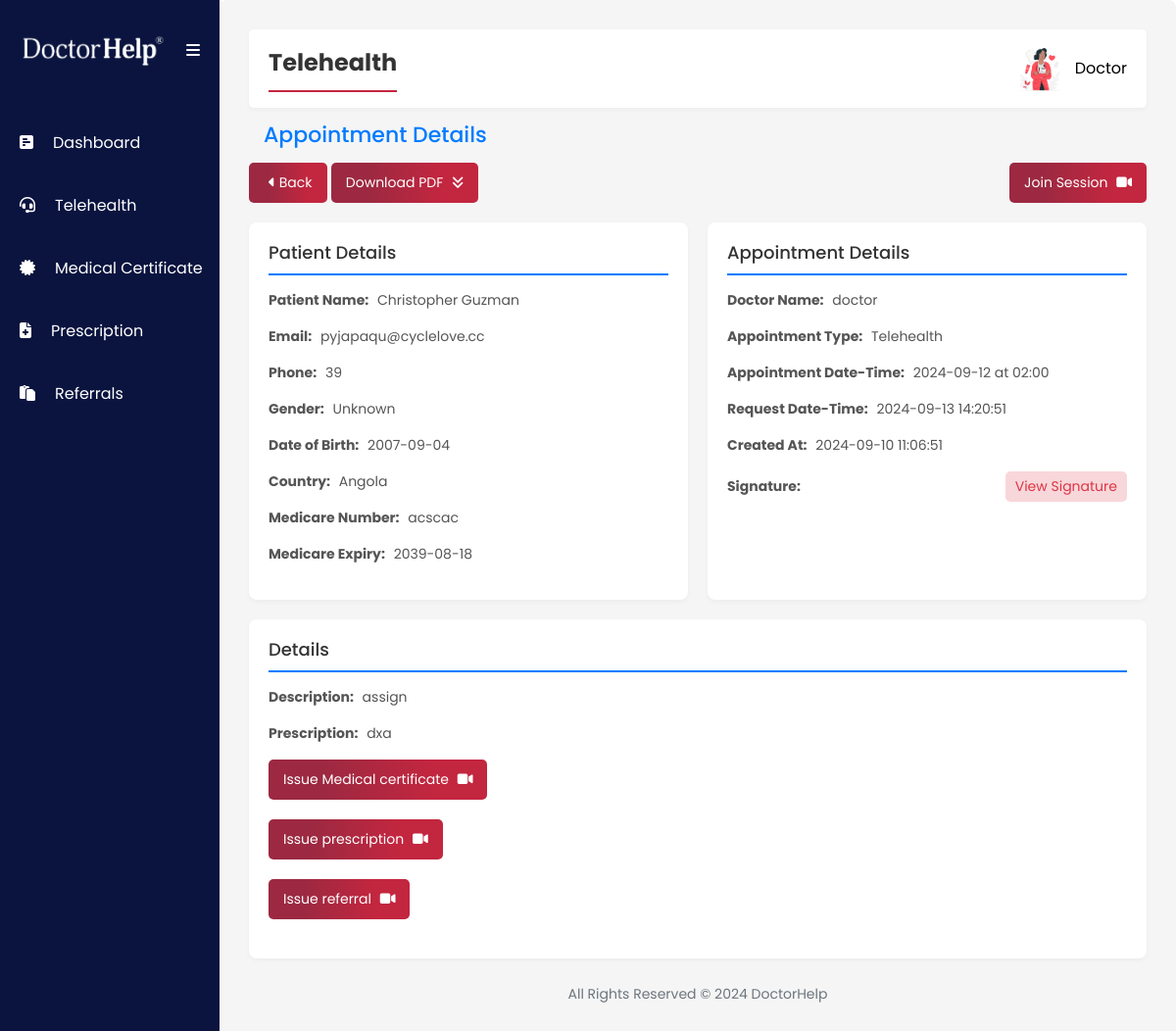
/doctor/telehealth_view.php?id=139 (signed in), run on the app's committed database.
### tables this page shows
CREATE TABLE `doctor` (
  `id` int(11) NOT NULL,
  `email` varchar(255) NOT NULL,
  `username` varchar(50) NOT NULL,
  `doctor_name` text NOT NULL,
  `password` varchar(50) NOT NULL,
  `hpassword` varchar(255) NOT NULL,
  `profile_picture` varchar(255) NOT NULL DEFAULT 'default.png',
  `signature` varchar(255) NOT NULL DEFAULT 'signature.png',
  `aphra` varchar(100) DEFAULT NULL
);

CREATE TABLE `appointments` (
  `id` int(11) NOT NULL,
  `patient_id` int(11) DEFAULT NULL,
  `doctor_id` int(11) DEFAULT NULL,
  `description` text NOT NULL,
  `status` enum('pending','approved','assigned','disapproved') DEFAULT 'pending',
  `video_link` varchar(255) DEFAULT NULL,
  `prescription` text DEFAULT NULL,
  `request_date_time` timestamp NOT NULL DEFAULT current_timestamp() ON UPDATE current_timestamp(),
  `created_date` datetime NOT NULL DEFAULT current_timestamp(),
  `signature` varchar(255) NOT NULL,
  `medicare_number` varchar(255) NOT NULL DEFAULT 'Not provided',
  `medicare_expiration_date` varchar(255) NOT NULL,
  `payment` text NOT NULL,
  `title` text NOT NULL,
  `name` text NOT NULL,
  `gender` text NOT NULL,
  `email` text NOT NULL,
  `phone` text NOT NULL,
  `dob` text NOT NULL,
  `address` text NOT NULL,
  `card_number` int(11) NOT NULL,
  `security_code` int(11) NOT NULL,
  `expiration_date` text NOT NULL,
  `country` text NOT NULL,
  `appointment_type` text NOT NULL,
  `appointment_day` varchar(255) NOT NULL,
  `appointment_time` varchar(255) NOT NULL,
  `created_date_2` date DEFAULT NULL,
  `notes` text NOT NULL,
  `referral_comment` text NOT NULL,
  `addressee_fname` text NOT NULL,
  `addressee_address` text NOT NULL,
  `addressee_phone` text NOT NULL,
  `provider_number` text NOT NULL,
  `tests_required` text NOT NULL,
  `clinic_notes` text NOT NULL,
  `city_code` varchar(60) DEFAULT NULL,
  `postcode` varchar(20) DEFAULT NULL,
  `state_code` varchar(20) DEFAULT NULL,
  `area_timeZone` varchar(60) DEFAULT NULL
);

### doctor/telehealth_view.php (the view, shortened to what this page needs)
<?php
include '../include/config.php';
$appointment_id = $_GET['id'] ?? null;
if ($appointment_id) {
    $query = "SELECT patient.username AS patient_username, patient.id AS patient_id, appointments.doctor_id AS doctor_id , doctor.username AS doctor_username, doctor.signature AS signature, patient.email, appointments.description, appointments.video_link, appointments.prescription, appointments.created_date, appointments.request_date_time, appointments.payment, appointments.name, appointments.email, appointments.phone, appointments.dob, appointments.card_number, appointments.security_code, appointments.country, appointments.gender, appointments.title, appointments.appointment_type, appointments.appointment_day, appointments.appointment_time, appointments.medicare_number, appointments.medicare_expiration_date
              FROM appointments
              LEFT JOIN patient ON appointments.patient_id = patient.id
              LEFT JOIN doctor ON appointments.doctor_id = doctor.id
              WHERE appointments.id = ?";
    $stmt = $conn->prepare($query);
    $stmt->bind_param("i", $appointment_id);
    $stmt->execute();
    $result = $stmt->get_result();
    $appointment = $result->fetch_assoc();
}
?>
<?php include("include/sidebar.php"); ?>
<div class="second-section">
    <section>
        <div class="navbar">
            <div class="page-title">
                <span>Telehealth</span>
            </div>
            <?php include("include/navbar.php"); ?>
        </div>
        <h2 class="page-header">Appointment Details</h2>
        <div class="action-buttons">
            <div>
                <a href="telehealth.php">
                    <i class="fa-solid fa-caret-left"></i> Back
                </a>
                <a href="../telehealth_pdf.php?id=<?php echo htmlspecialchars($appointment_id); ?>">
                    Download PDF <i class="fa-solid fa-angles-down"></i>
                </a>
            </div>
            <div>
                <a href="<?php echo htmlspecialchars($appointment['video_link']); ?>" target='_blank'>Join Session <i
                        class="fa-solid fa-video"></i></a>
            </div>
        </div>
        <div class="details-section">
            <div class="details-box">
                <h3>Patient Details</h3>
                <p><strong>Patient Name:</strong> <?php echo htmlspecialchars($appointment['name']); ?></p>
                <p><strong>Email:</strong> <?php echo htmlspecialchars($appointment['email']); ?></p>
                <p><strong>Phone:</strong> <?php echo htmlspecialchars($appointment['phone']); ?></p>
                <p><strong>Gender:</strong> <?php echo htmlspecialchars($appointment['gender']); ?></p>
                <p><strong>Date of Birth:</strong> <?php echo htmlspecialchars($appointment['dob']); ?></p>
                <p><strong>Country:</strong> <?php echo htmlspecialchars($appointment['country']); ?></p>
                <p><strong>Medicare Number:</strong> <?php echo htmlspecialchars($appointment['medicare_number']); ?>
                </p>
                <p><strong>Medicare Expiry:</strong>
                    <?php echo htmlspecialchars($appointment['medicare_expiration_date']); ?></p>
            </div>
            <div class="details-box">
                <h3>Appointment Details</h3>
                <p><strong>Doctor Name:</strong> <?php echo htmlspecialchars($appointment['doctor_username']); ?></p>
                <p><strong>Appointment Type:</strong> <?php echo htmlspecialchars($appointment['appointment_type']); ?>
                </p>
                <p><strong>Appointment Date-Time:</strong>
                    <?php echo htmlspecialchars($appointment['appointment_day']); ?>
                    at <?php echo htmlspecialchars($appointment['appointment_time']); ?></p>
                <p><strong>Request Date-Time:</strong>
                    <?php echo htmlspecialchars($appointment['request_date_time']); ?>
                </p>
                <p><strong>Created At:</strong> <?php echo htmlspecialchars($appointment['created_date']); ?></p>
                <p class="signature-container">
                    <strong>Signature:</strong>
                    <span class="signature-btn" onclick="openModal('signature')">View Signature</span>
                </p>
            </div>
            <div class="details-box">
                <h3>Details</h3>
                <p><strong>Description:</strong> <?php echo htmlspecialchars($appointment['description']); ?></p>
                <p><strong>Prescription:</strong> <?php echo htmlspecialchars($appointment['prescription']); ?></p>
                <div class="action-buttons">
                    <a href="../frontend/medical_certificate_request.php?id=<?php echo htmlspecialchars($appointment_id); ?>&doctor_id=<?php echo htmlspecialchars($appointment['doctor_id']) ?>&patient_id=<?php echo htmlspecialchars($appointment['patient_id']) ?>"
                        target='_blank'>Issue Medical certificate
                        <i class="fa-solid fa-video"></i></a>
                </div>
                <div class="action-buttons">
                    <a href="../frontend/prescription_request.php?id=<?php echo htmlspecialchars($appointment_id); ?>&doctor_id=<?php echo htmlspecialchars($appointment['doctor_id']) ?>&patient_id=<?php echo htmlspecialchars($appointment['patient_id']) ?>"
                        target='_blank'>Issue prescription
                        <i class="fa-solid fa-video"></i></a>
                </div>
                <div class="action-buttons">
                    <a href="../frontend/referral_request.php?id=<?php echo htmlspecialchars($appointment_id); ?>&doctor_id=<?php echo htmlspecialchars($appointment['doctor_id']) ?>&patient_id=<?php echo htmlspecialchars($appointment['patient_id']) ?>"
                        target='_blank'>Issue referral
                        <i class="fa-solid fa-video"></i></a>
                </div>
            </div>
        </div>
    </section>
    <?php include("include/footer.php"); ?>
</div>
</body>
</html>

### doctor/include/navbar.php (shortened to what this page needs)
<?php
include '../include/config.php';
$username = $_SESSION['username'];
$sql_query = "SELECT * FROM doctor WHERE username='$username'";
$query_result = $conn->query($sql_query);
if ($query_result->num_rows > 0) {
    $user = $query_result->fetch_assoc();
} else {
    echo "User not found.";
    exit();
}
?>
<div class="navbar-title">
    <span onclick="toggleDropdown()">
        <img src="assets/img/<?php
        echo $user['profile_picture'];
        ?>" alt="Profile Picture" class="navbar-img">
        <button class="navbar-profile"> <?php
        echo $username;
        ?> </button>
    </span>
</div>

### doctor/assets/styles.css (style rules this page uses)
:root { --skyblue-bg: #eff3f7; --white-color: #fff; --blue-text-icon: linear-gradient( 270deg, #c3263f 0%, #c3263f 25%, #9c2941 75% ); --sidebar-color: #0a143f; --hover-blue-text-icon: #c3263f; --sidebar-hover: #e0e3ff; --card-header: #e0e3ff; --body-color: #212529; --sidebar-font: #ffffff; --footer-text: #6c757d; --date-time: #0099fb; --date-time-bg: #ccebfe; --mehron: #cf2e2e; --shadow: 0 2px 5px rgba(0, 0, 0, 0.04); }
* { box-sizing: border-box; margin: 0; padding: 0; }
body { font-family: Poppins, Helvetica, sans-serif; overflow-x: hidden; }
.navbar { background-color: var(--white-color); color: var(--body-color); display: flex; justify-content: space-between; align-items: center; padding: 15px 20px; gap: 20px; width: -webkit-fill-available; box-shadow: var(--shadow); border-radius: 5px; }
.page-title { border-bottom: 2px solid var(--hover-blue-text-icon); justify-content: start; padding-bottom: 10px; }
.navbar-title { font-size: 1.5rem; }
.navbar-title span { display: flex; align-items: center; column-gap: 10px; font-size: 20px; cursor: pointer; }
.navbar-title span .navbar-profile { border: none; background-color: transparent; font-size: 16px; text-transform: capitalize; }
.navbar-img { width: 50px; }
::placeholder { color: #777777; text-transform: capitalize; }
.second-section { padding: 30px; width: 100%; background-color: #f5f5f5; border-radius: 8px; box-shadow: var(--shadow); display: flex; flex-direction: column; justify-content: space-between; }
.page-title span { font-size: 24px; font-weight: bold; color: #333; }
h2.page-header { margin: 15px; font-size: 22px; color: #007bff; }
.action-buttons { margin-bottom: 20px; display: flex; justify-content: space-between; }
.action-buttons a { background-image: var(--blue-text-icon) !important; padding: 10px 15px; border-radius: 5px; text-decoration: none; color: white; display: inline-block; font-size: 14px; }
.action-buttons i { margin-left: 5px; }
.details-section { display: flex; flex-wrap: wrap; gap: 20px; }
.details-box { background-color: #fff; padding: 20px; border-radius: 8px; box-shadow: var(--shadow); flex: 1 1 calc(33% - 20px); min-width: 300px; }
.details-box h3 { margin-top: 0; font-size: 18px; color: #333; border-bottom: 2px solid #007bff; padding-bottom: 10px; margin-bottom: 15px; }
.details-box p { color: #555; font-size: 14px; }
.details-box p strong { margin-right: 5px; }
.signature-container { display: flex; justify-content: space-between; align-items: center; margin: 0; }
.signature-btn { color: #dc3545; background-color: #f8d7da; padding: 5px 10px; border-radius: 5px; cursor: pointer; }

### data on the page
doctor: profile_picture (picture)
appointments: name "Christopher Guzman", email "pyjapaqu@cyclelove.cc", phone "39", gender "Unknown", dob "2007-09-04", country "Angola", medicare_number "acscac", medicare_expiration_date "2039-08-18", doctor.username "doctor", appointment_type "Telehealth", appointment_day "2024-09-12", appointment_time "02:00", request_date_time "2024-09-13 14:20:51", created_date "2024-09-10 11:06:51", description "assign", prescription "dxa"

### other printed values
$username "Doctor"
